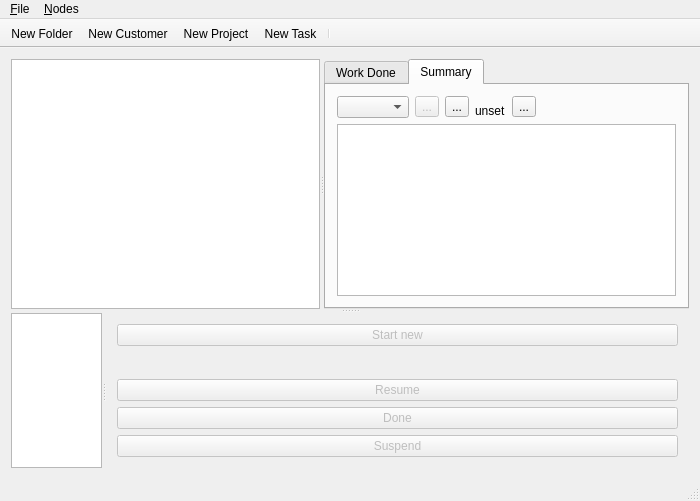
<?xml version="1.0" encoding="UTF-8"?>
<ui version="4.0">
 <class>MainWindow</class>
 <widget class="QMainWindow" name="MainWindow">
  <property name="geometry">
   <rect>
    <x>0</x>
    <y>0</y>
    <width>700</width>
    <height>501</height>
   </rect>
  </property>
  <property name="sizePolicy">
   <sizepolicy hsizetype="Preferred" vsizetype="Ignored">
    <horstretch>0</horstretch>
    <verstretch>0</verstretch>
   </sizepolicy>
  </property>
  <property name="windowTitle">
   <string>MainWindow</string>
  </property>
  <widget class="QWidget" name="centralWidget">
   <layout class="QVBoxLayout" name="verticalLayout_5">
    <item>
     <widget class="QSplitter" name="splitterMain">
      <property name="orientation">
       <enum>Qt::Vertical</enum>
      </property>
      <widget class="QSplitter" name="topHorizontalSplitter">
       <property name="orientation">
        <enum>Qt::Horizontal</enum>
       </property>
       <widget class="QTreeView" name="nodeTree">
        <property name="rootIsDecorated">
         <bool>true</bool>
        </property>
        <property name="sortingEnabled">
         <bool>true</bool>
        </property>
        <property name="animated">
         <bool>true</bool>
        </property>
        <attribute name="headerVisible">
         <bool>false</bool>
        </attribute>
       </widget>
       <widget class="QTabWidget" name="tabWidget">
        <property name="tabShape">
         <enum>QTabWidget::Rounded</enum>
        </property>
        <property name="currentIndex">
         <number>1</number>
        </property>
        <widget class="QWidget" name="workListTab">
         <attribute name="title">
          <string>Work Done</string>
         </attribute>
         <layout class="QHBoxLayout" name="horizontalLayout">
          <item>
           <widget class="QTableView" name="workList">
            <property name="alternatingRowColors">
             <bool>true</bool>
            </property>
            <property name="selectionBehavior">
             <enum>QAbstractItemView::SelectRows</enum>
            </property>
            <property name="showGrid">
             <bool>false</bool>
            </property>
            <property name="cornerButtonEnabled">
             <bool>false</bool>
            </property>
            <attribute name="horizontalHeaderDefaultSectionSize">
             <number>70</number>
            </attribute>
            <attribute name="horizontalHeaderHighlightSections">
             <bool>false</bool>
            </attribute>
            <attribute name="verticalHeaderVisible">
             <bool>false</bool>
            </attribute>
           </widget>
          </item>
         </layout>
        </widget>
        <widget class="QWidget" name="summaryTab">
         <attribute name="title">
          <string>Summary</string>
         </attribute>
         <layout class="QVBoxLayout" name="verticalLayout">
          <item>
           <layout class="QVBoxLayout" name="summaryVerticalLayout">
            <item>
             <layout class="QHBoxLayout" name="summaryControlsLayout">
              <item>
               <widget class="QComboBox" name="summarySelectionCombo">
                <property name="currentText">
                 <string/>
                </property>
                <property name="currentIndex">
                 <number>-1</number>
                </property>
               </widget>
              </item>
              <item>
               <widget class="QToolButton" name="summarySelectionOptionsButton">
                <property name="enabled">
                 <bool>false</bool>
                </property>
                <property name="toolTip">
                 <string>Select week</string>
                </property>
                <property name="text">
                 <string>...</string>
                </property>
               </widget>
              </item>
              <item>
               <widget class="QToolButton" name="refreshSummaryButton">
                <property name="text">
                 <string>...</string>
                </property>
                <property name="icon">
                 <iconset resource="../resources.qrc">
                  <normaloff>:/res/icons/refresh.svg</normaloff>:/res/icons/refresh.svg</iconset>
                </property>
               </widget>
              </item>
              <item alignment="Qt::AlignBottom">
               <widget class="QLabel" name="summarySelectionLabel">
                <property name="text">
                 <string>unset</string>
                </property>
                <property name="scaledContents">
                 <bool>true</bool>
                </property>
               </widget>
              </item>
              <item>
               <widget class="QToolButton" name="summaryFilterBtn">
                <property name="toolTip">
                 <string>Apply filter</string>
                </property>
                <property name="text">
                 <string>...</string>
                </property>
                <property name="icon">
                 <iconset>
                  <normalon>:/res/icons/filter.svg</normalon>
                 </iconset>
                </property>
               </widget>
              </item>
              <item>
               <spacer name="horizontalSpacer_2">
                <property name="orientation">
                 <enum>Qt::Horizontal</enum>
                </property>
                <property name="sizeHint" stdset="0">
                 <size>
                  <width>78</width>
                  <height>20</height>
                 </size>
                </property>
               </spacer>
              </item>
             </layout>
            </item>
            <item>
             <widget class="QTableView" name="summaryView">
              <property name="alternatingRowColors">
               <bool>true</bool>
              </property>
              <property name="selectionMode">
               <enum>QAbstractItemView::ExtendedSelection</enum>
              </property>
              <property name="selectionBehavior">
               <enum>QAbstractItemView::SelectRows</enum>
              </property>
              <property name="showGrid">
               <bool>true</bool>
              </property>
              <property name="gridStyle">
               <enum>Qt::DotLine</enum>
              </property>
              <property name="cornerButtonEnabled">
               <bool>false</bool>
              </property>
              <attribute name="horizontalHeaderDefaultSectionSize">
               <number>60</number>
              </attribute>
              <attribute name="horizontalHeaderHighlightSections">
               <bool>false</bool>
              </attribute>
              <attribute name="verticalHeaderVisible">
               <bool>false</bool>
              </attribute>
              <attribute name="verticalHeaderHighlightSections">
               <bool>false</bool>
              </attribute>
             </widget>
            </item>
           </layout>
          </item>
         </layout>
        </widget>
       </widget>
      </widget>
      <widget class="QSplitter" name="bottomHorizontalSplitter">
       <property name="orientation">
        <enum>Qt::Horizontal</enum>
       </property>
       <widget class="QTableView" name="currentWorkList">
        <property name="sizeAdjustPolicy">
         <enum>QAbstractScrollArea::AdjustToContents</enum>
        </property>
        <property name="alternatingRowColors">
         <bool>true</bool>
        </property>
        <property name="selectionMode">
         <enum>QAbstractItemView::SingleSelection</enum>
        </property>
        <property name="selectionBehavior">
         <enum>QAbstractItemView::SelectRows</enum>
        </property>
        <attribute name="horizontalHeaderHighlightSections">
         <bool>false</bool>
        </attribute>
        <attribute name="verticalHeaderVisible">
         <bool>false</bool>
        </attribute>
       </widget>
       <widget class="QWidget" name="verticalLayoutWidget">
        <layout class="QVBoxLayout" name="verticalWorkArea">
         <item>
          <widget class="QPushButton" name="startNewButton">
           <property name="enabled">
            <bool>false</bool>
           </property>
           <property name="text">
            <string>Start new</string>
           </property>
          </widget>
         </item>
         <item>
          <spacer name="verticalSpacer">
           <property name="orientation">
            <enum>Qt::Vertical</enum>
           </property>
           <property name="sizeHint" stdset="0">
            <size>
             <width>20</width>
             <height>40</height>
            </size>
           </property>
          </spacer>
         </item>
         <item>
          <widget class="QPushButton" name="resumeButton">
           <property name="enabled">
            <bool>false</bool>
           </property>
           <property name="text">
            <string>Resume</string>
           </property>
          </widget>
         </item>
         <item>
          <widget class="QPushButton" name="doneButton">
           <property name="enabled">
            <bool>false</bool>
           </property>
           <property name="text">
            <string>Done</string>
           </property>
          </widget>
         </item>
         <item>
          <widget class="QPushButton" name="suspendButton">
           <property name="enabled">
            <bool>false</bool>
           </property>
           <property name="text">
            <string>Suspend</string>
           </property>
          </widget>
         </item>
        </layout>
       </widget>
      </widget>
     </widget>
    </item>
   </layout>
  </widget>
  <widget class="QMenuBar" name="menuBar">
   <property name="geometry">
    <rect>
     <x>0</x>
     <y>0</y>
     <width>700</width>
     <height>19</height>
    </rect>
   </property>
   <widget class="QMenu" name="menuFile">
    <property name="title">
     <string>&amp;File</string>
    </property>
    <addaction name="action_Settings"/>
    <addaction name="action_Quit"/>
    <addaction name="action_About"/>
   </widget>
   <widget class="QMenu" name="menuNodes">
    <property name="title">
     <string>&amp;Nodes</string>
    </property>
    <addaction name="actionNodeTreeNew_Folder"/>
    <addaction name="actionNodeTreeNew_Customer"/>
    <addaction name="actionNodeTreeNew_Project"/>
    <addaction name="actionNodeTreeNew_Task"/>
   </widget>
   <addaction name="menuFile"/>
   <addaction name="menuNodes"/>
  </widget>
  <widget class="QToolBar" name="mainToolBar">
   <property name="enabled">
    <bool>true</bool>
   </property>
   <property name="movable">
    <bool>false</bool>
   </property>
   <property name="floatable">
    <bool>false</bool>
   </property>
   <attribute name="toolBarArea">
    <enum>TopToolBarArea</enum>
   </attribute>
   <attribute name="toolBarBreak">
    <bool>false</bool>
   </attribute>
   <addaction name="actionNodeTreeNew_Folder"/>
   <addaction name="actionNodeTreeNew_Customer"/>
   <addaction name="actionNodeTreeNew_Project"/>
   <addaction name="actionNodeTreeNew_Task"/>
   <addaction name="separator"/>
  </widget>
  <widget class="QStatusBar" name="statusBar"/>
  <action name="action_Settings">
   <property name="text">
    <string>&amp;Settings</string>
   </property>
  </action>
  <action name="action_Quit">
   <property name="text">
    <string>&amp;Quit</string>
   </property>
  </action>
  <action name="action_About">
   <property name="text">
    <string>&amp;About</string>
   </property>
  </action>
  <action name="actionNodeTreeNew_Folder">
   <property name="icon">
    <iconset resource="../resources.qrc">
     <normaloff>:/res/icons/new_folder.svg</normaloff>
     <normalon>:/res/icons/folder.svg</normalon>:/res/icons/new_folder.svg</iconset>
   </property>
   <property name="text">
    <string>New Folder</string>
   </property>
   <property name="toolTip">
    <string>Create a new Folder</string>
   </property>
  </action>
  <action name="actionNodeTreeNew_Customer">
   <property name="icon">
    <iconset resource="../resources.qrc">
     <normaloff>:/res/icons/new_customer.svg</normaloff>
     <normalon>:/res/icons/customer.svg</normalon>:/res/icons/new_customer.svg</iconset>
   </property>
   <property name="text">
    <string>New Customer</string>
   </property>
   <property name="toolTip">
    <string>Create a new Customer</string>
   </property>
  </action>
  <action name="actionNodeTreeNew_Project">
   <property name="icon">
    <iconset resource="../resources.qrc">
     <normaloff>:/res/icons/new_project.svg</normaloff>
     <normalon>:/res/icons/project.svg</normalon>:/res/icons/new_project.svg</iconset>
   </property>
   <property name="text">
    <string>New Project</string>
   </property>
   <property name="toolTip">
    <string>Create a new Project</string>
   </property>
  </action>
  <action name="actionNodeTreeNew_Task">
   <property name="icon">
    <iconset resource="../resources.qrc">
     <normaloff>:/res/icons/new_task.svg</normaloff>
     <normalon>:/res/icons/task.svg</normalon>:/res/icons/new_task.svg</iconset>
   </property>
   <property name="text">
    <string>New Task</string>
   </property>
   <property name="toolTip">
    <string>Create a new Task</string>
   </property>
  </action>
  <action name="actionFilter_and_Group_on_Summary">
   <property name="icon">
    <iconset>
     <normalon>:/res/icons/filter.svg</normalon>
    </iconset>
   </property>
   <property name="text">
    <string>Filter and Group on Summary</string>
   </property>
   <property name="toolTip">
    <string>Apply rules for the summary</string>
   </property>
  </action>
 </widget>
 <layoutdefault spacing="6" margin="11"/>
 <resources>
  <include location="../resources.qrc"/>
 </resources>
 <connections>
  <connection>
   <sender>action_Quit</sender>
   <signal>triggered()</signal>
   <receiver>MainWindow</receiver>
   <slot>close()</slot>
   <hints>
    <hint type="sourcelabel">
     <x>-1</x>
     <y>-1</y>
    </hint>
    <hint type="destinationlabel">
     <x>349</x>
     <y>250</y>
    </hint>
   </hints>
  </connection>
  <connection>
   <sender>summaryFilterBtn</sender>
   <signal>clicked()</signal>
   <receiver>actionFilter_and_Group_on_Summary</receiver>
   <slot>trigger()</slot>
   <hints>
    <hint type="sourcelabel">
     <x>540</x>
     <y>115</y>
    </hint>
    <hint type="destinationlabel">
     <x>-1</x>
     <y>-1</y>
    </hint>
   </hints>
  </connection>
 </connections>
</ui>
